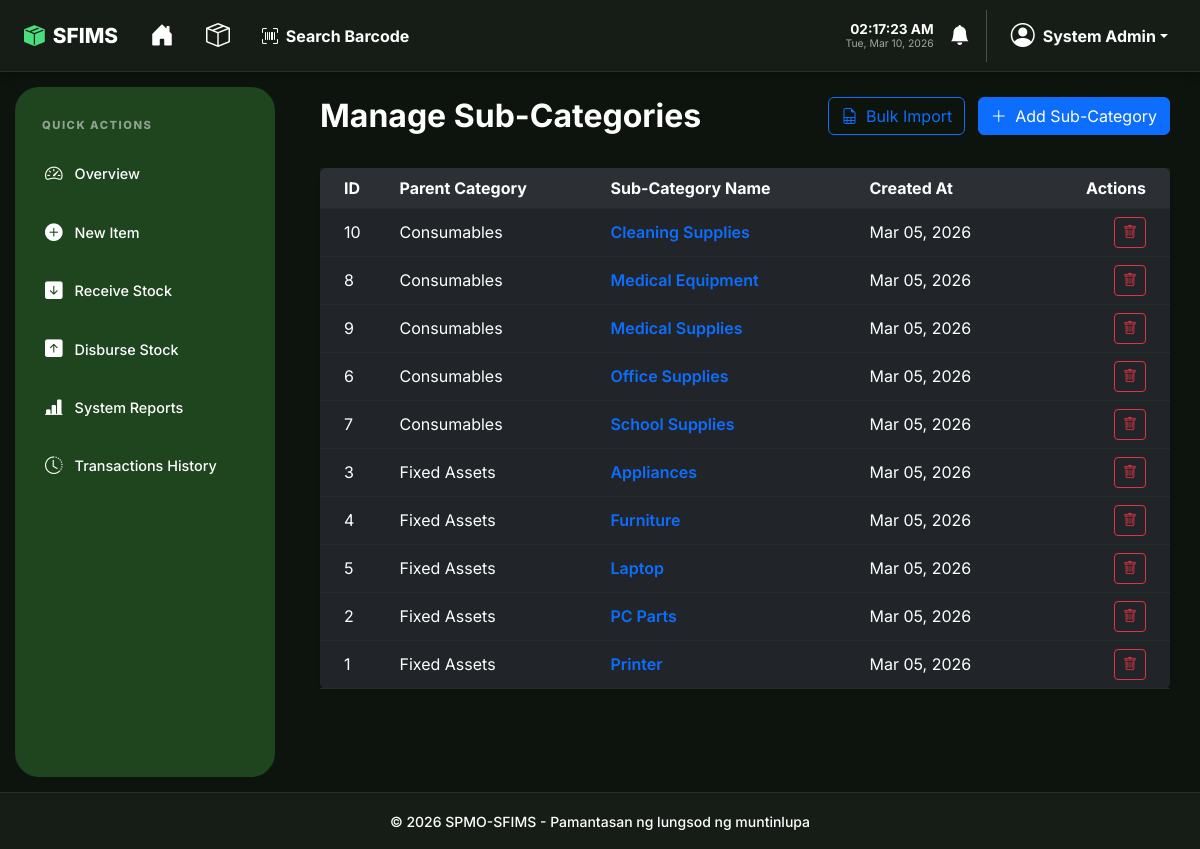
Screenshot of /inventory/sub_categories.php (signed in) with the database file from the repository.
### tables this page shows
CREATE TABLE IF NOT EXISTS sub_categories (
    id INT AUTO_INCREMENT PRIMARY KEY,
    category_id INT NOT NULL,
    name VARCHAR(100) NOT NULL,
    created_at TIMESTAMP DEFAULT CURRENT_TIMESTAMP,
    FOREIGN KEY (category_id) REFERENCES categories(id) ON DELETE CASCADE
);

CREATE TABLE IF NOT EXISTS categories (
    id INT AUTO_INCREMENT PRIMARY KEY,
    name VARCHAR(100) NOT NULL UNIQUE,
    created_at TIMESTAMP DEFAULT CURRENT_TIMESTAMP
);

### config/app.php (called while the page is built, shortened)
<?php
function h($string)
{
    return htmlspecialchars($string, ENT_QUOTES, 'UTF-8');
}

### inventory/sub_categories.php (the view, shortened to what this page needs)
<?php
require_once '../config/app.php';
$db = Database::getInstance();
$sql = "SELECT s.*, c.name as category_name
        FROM sub_categories s
        JOIN categories c ON s.category_id = c.id
        ORDER BY c.name ASC, s.name ASC";
$sub_categories = $db->query($sql)->fetchAll();
require_once '../partials/header.php';
?>
<div class="row mb-4">
    <div class="col-md-6">
        <h2 class="fw-bold">Manage Sub-Categories</h2>
    </div>
    <div class="col-md-6 text-end">
        <?php if ($_SESSION['role'] === 'Admin'): ?>
            <a href="../admin/import_master.php?type=sub_categories" class="btn btn-outline-primary me-2">
                <i class="bi bi-file-earmark-spreadsheet me-1"></i> Bulk Import
            </a>
        <?php endif; ?>
        <button type="button" class="btn btn-primary" data-bs-toggle="modal" data-bs-target="#addSubCategoryModal">
            <i class="bi bi-plus-lg me-1"></i> Add Sub-Category
        </button>
    </div>
</div>
<div class="card shadow-sm border-0">
    <div class="card-body p-0">
        <div class="table-responsive">
            <table class="table table-hover align-middle mb-0">
                <thead class="bg-light">
                    <tr>
                        <th class="ps-4">ID</th>
                        <th>Parent Category</th>
                        <th>Sub-Category Name</th>
                        <th>Created At</th>
                        <th class="text-end pe-4">Actions</th>
                    </tr>
                </thead>
                <tbody>
                    <?php if ($sub_categories): ?>
                        <?php foreach ($sub_categories as $sc): ?>
                            <tr>
                                <td class="ps-4"><?php echo $sc['id']; ?></td>
                                <td><?php echo h($sc['category_name']); ?></td>
                                <td class="fw-semibold text-primary"><?php echo h($sc['name']); ?></td>
                                <td><?php echo date('M d, Y', strtotime($sc['created_at'])); ?></td>
                                <td class="text-end pe-4">
                                    <form method="POST" action="" class="d-inline">
                                        <button type="submit" class="btn btn-sm btn-outline-danger" onclick="return confirm('Are you sure you want to delete this sub-category?')">
                                            <i class="bi bi-trash"></i>
                                        </button>
                                    </form>
                                </td>
                            </tr>
                        <?php endforeach; ?>
                    <?php endif; ?>
                </tbody>
            </table>
        </div>
    </div>
</div>
<?php require_once '../partials/footer.php'; ?>

### partials/header.php (style rules this page uses)
*, *::before, *::after { transition: background-color 0.3s ease, border-color 0.3s ease, color 0.3s ease, box-shadow 0.3s ease; }
:root { --sfims-bg: #f3f7f4; --sfims-card-bg: #ffffff; --sfims-text: #1e3a1a; --sfims-border: #dce3dc; --sfims-green: #1e451e; --sfims-accent: #2d5a27; --sfims-input-bg: #ffffff; --header-dark: #ffffff; --sidebar-width: 260px; --nav-shadow: rgba(0, 0, 0, 0.05); --sidebar-text: rgba(255, 255, 255, 0.85); --dropdown-header-text: #6c757d; }
[data-theme="dark"] { --sfims-bg: #0d140e; --sfims-card-bg: #151d16; --sfims-text: #ffffff; --sfims-border: #242f25; --sfims-green: #1e451e; --sfims-input-bg: #2a332b; --header-dark: #151d16; --nav-shadow: rgba(0, 0, 0, 0.4); --sfims-accent: #ffffff; --sidebar-text: #ffffff; --dropdown-header-text: #cbd5e1; }
body { background-color: var(--sfims-bg) !important; color: var(--sfims-text) !important; font-family: 'Inter', sans-serif; min-height: 100vh; margin: 0; display: flex; flex-direction: column; overflow-x: hidden; }
[data-theme="dark"] .bg-light { background-color: rgba(255, 255, 255, 0.05) !important; color: var(--sfims-text) !important; }
[data-theme="dark"] .text-dark, [data-theme="dark"] .text-black, [data-theme="dark"] h1, [data-theme="dark"] h2, [data-theme="dark"] h3, [data-theme="dark"] h4, [data-theme="dark"] h5, [data-theme="dark"] h6, [data-theme="dark"] .card-title, [data-theme="dark"] .modal-title, [data-theme="dark"] .nav-tabs .nav-link { color: #ffffff !important; }
[data-theme="dark"] ::placeholder { color: #64748b !important; opacity: 1 !important; }
[data-theme="dark"] .table { --bs-table-bg: transparent; --bs-table-color: var(--sfims-text); --bs-table-border-color: var(--sfims-border); color: var(--sfims-text); }
.btn-group, td.text-end, td:last-child { white-space: nowrap; }

### rows the page displays
sub_categories: id "10", category.name "Consumables", name "Cleaning Supplies", created_at "Mar 05, 2026"
sub_categories: id "8", category.name "Consumables", name "Medical Equipment", created_at "Mar 05, 2026"
sub_categories: id "9", category.name "Consumables", name "Medical Supplies", created_at "Mar 05, 2026"
sub_categories: id "6", category.name "Consumables", name "Office Supplies", created_at "Mar 05, 2026"
sub_categories: id "7", category.name "Consumables", name "School Supplies", created_at "Mar 05, 2026"
sub_categories: id "3", category.name "Fixed Assets", name "Appliances", created_at "Mar 05, 2026"
sub_categories: id "4", category.name "Fixed Assets", name "Furniture", created_at "Mar 05, 2026"
sub_categories: id "5", category.name "Fixed Assets", name "Laptop", created_at "Mar 05, 2026"
sub_categories: id "2", category.name "Fixed Assets", name "PC Parts", created_at "Mar 05, 2026"
sub_categories: id "1", category.name "Fixed Assets", name "Printer", created_at "Mar 05, 2026"

### other values shown
$_SESSION['full_name'] "System Admin"
